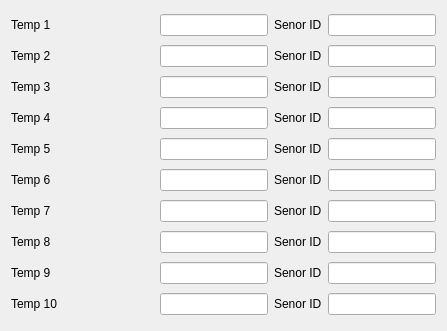
   <widget class="QWidget" name="layoutWidget">
    <property name="geometry">
     <rect>
      <x>10</x>
      <y>30</y>
      <width>447</width>
      <height>331</height>
     </rect>
    </property>
    <layout class="QVBoxLayout" name="verticalLayout">
     <item>
      <layout class="QHBoxLayout" name="horizontalLayout">
       <item>
        <widget class="QLabel" name="label">
         <property name="text">
          <string>Temp 1</string>
         </property>
        </widget>
       </item>
       <item>
        <spacer name="horizontalSpacer">
         <property name="orientation">
          <enum>Qt::Horizontal</enum>
         </property>
         <property name="sizeHint" stdset="0">
          <size>
           <width>40</width>
           <height>20</height>
          </size>
         </property>
        </spacer>
       </item>
       <item>
        <widget class="QLineEdit" name="lineEdit_T1"/>
       </item>
       <item>
        <widget class="QLabel" name="label_2">
         <property name="text">
          <string>Senor ID</string>
         </property>
        </widget>
       </item>
       <item>
        <widget class="QLineEdit" name="lineEdit_T_ID1"/>
       </item>
      </layout>
     </item>
     <item>
      <layout class="QHBoxLayout" name="horizontalLayout_2">
       <item>
        <widget class="QLabel" name="label_3">
         <property name="text">
          <string>Temp 2</string>
         </property>
        </widget>
       </item>
       <item>
        <spacer name="horizontalSpacer_2">
         <property name="orientation">
          <enum>Qt::Horizontal</enum>
         </property>
         <property name="sizeHint" stdset="0">
          <size>
           <width>40</width>
           <height>20</height>
          </size>
         </property>
        </spacer>
       </item>
       <item>
        <widget class="QLineEdit" name="lineEdit_T2"/>
       </item>
       <item>
        <widget class="QLabel" name="label_4">
         <property name="text">
          <string>Senor ID</string>
         </property>
        </widget>
       </item>
       <item>
        <widget class="QLineEdit" name="lineEdit_T_ID2"/>
       </item>
      </layout>
     </item>
     <item>
      <layout class="QHBoxLayout" name="horizontalLayout_3">
       <item>
        <widget class="QLabel" name="label_5">
         <property name="text">
          <string>Temp 3</string>
         </property>
        </widget>
       </item>
       <item>
        <spacer name="horizontalSpacer_3">
         <property name="orientation">
          <enum>Qt::Horizontal</enum>
         </property>
         <property name="sizeHint" stdset="0">
          <size>
           <width>40</width>
           <height>20</height>
          </size>
         </property>
        </spacer>
       </item>
       <item>
        <widget class="QLineEdit" name="lineEdit_T3"/>
       </item>
       <item>
        <widget class="QLabel" name="label_6">
         <property name="text">
          <string>Senor ID</string>
         </property>
        </widget>
       </item>
       <item>
        <widget class="QLineEdit" name="lineEdit_T_ID3"/>
       </item>
      </layout>
     </item>
     <item>
      <layout class="QHBoxLayout" name="horizontalLayout_4">
       <item>
        <widget class="QLabel" name="label_7">
         <property name="text">
          <string>Temp 4</string>
         </property>
        </widget>
       </item>
       <item>
        <spacer name="horizontalSpacer_4">
         <property name="orientation">
          <enum>Qt::Horizontal</enum>
         </property>
         <property name="sizeHint" stdset="0">
          <size>
           <width>40</width>
           <height>20</height>
          </size>
         </property>
        </spacer>
       </item>
       <item>
        <widget class="QLineEdit" name="lineEdit_T4"/>
       </item>
       <item>
        <widget class="QLabel" name="label_8">
         <property name="text">
          <string>Senor ID</string>
         </property>
        </widget>
       </item>
       <item>
        <widget class="QLineEdit" name="lineEdit_T_ID4"/>
       </item>
      </layout>
     </item>
     <item>
      <layout class="QHBoxLayout" name="horizontalLayout_5">
       <item>
        <widget class="QLabel" name="label_9">
         <property name="text">
          <string>Temp 5</string>
         </property>
        </widget>
       </item>
       <item>
        <spacer name="horizontalSpacer_5">
         <property name="orientation">
          <enum>Qt::Horizontal</enum>
         </property>
         <property name="sizeHint" stdset="0">
          <size>
           <width>40</width>
           <height>20</height>
          </size>
         </property>
        </spacer>
       </item>
       <item>
        <widget class="QLineEdit" name="lineEdit_T5"/>
       </item>
       <item>
        <widget class="QLabel" name="label_10">
         <property name="text">
          <string>Senor ID</string>
         </property>
        </widget>
       </item>
       <item>
        <widget class="QLineEdit" name="lineEdit_T_ID5"/>
       </item>
      </layout>
     </item>
     <item>
      <layout class="QHBoxLayout" name="horizontalLayout_9">
       <item>
        <widget class="QLabel" name="label_17">
         <property name="text">
          <string>Temp 6</string>
         </property>
        </widget>
       </item>
       <item>
        <spacer name="horizontalSpacer_6">
         <property name="orientation">
          <enum>Qt::Horizontal</enum>
         </property>
         <property name="sizeHint" stdset="0">
          <size>
           <width>40</width>
           <height>20</height>
          </size>
         </property>
        </spacer>
       </item>
       <item>
        <widget class="QLineEdit" name="lineEdit_T6"/>
       </item>
       <item>
        <widget class="QLabel" name="label_18">
         <property name="text">
          <string>Senor ID</string>
         </property>
        </widget>
       </item>
       <item>
        <widget class="QLineEdit" name="lineEdit_T_ID6"/>
       </item>
      </layout>
     </item>
     <item>
      <layout class="QHBoxLayout" name="horizontalLayout_10">
       <item>
        <widget class="QLabel" name="label_19">
         <property name="text">
          <string>Temp 7</string>
         </property>
        </widget>
       </item>
       <item>
        <spacer name="horizontalSpacer_7">
         <property name="orientation">
          <enum>Qt::Horizontal</enum>
         </property>
         <property name="sizeHint" stdset="0">
          <size>
           <width>40</width>
           <height>20</height>
          </size>
         </property>
        </spacer>
       </item>
       <item>
        <widget class="QLineEdit" name="lineEdit_T7"/>
       </item>
       <item>
        <widget class="QLabel" name="label_20">
         <property name="text">
          <string>Senor ID</string>
         </property>
        </widget>
       </item>
       <item>
        <widget class="QLineEdit" name="lineEdit_T_ID7"/>
       </item>
      </layout>
     </item>
     <item>
      <layout class="QHBoxLayout" name="horizontalLayout_8">
       <item>
        <widget class="QLabel" name="label_15">
         <property name="text">
          <string>Temp 8</string>
         </property>
        </widget>
       </item>
       <item>
        <spacer name="horizontalSpacer_8">
         <property name="orientation">
          <enum>Qt::Horizontal</enum>
         </property>
         <property name="sizeHint" stdset="0">
          <size>
           <width>40</width>
           <height>20</height>
          </size>
         </property>
        </spacer>
       </item>
       <item>
        <widget class="QLineEdit" name="lineEdit_T8"/>
       </item>
       <item>
        <widget class="QLabel" name="label_16">
         <property name="text">
          <string>Senor ID</string>
         </property>
        </widget>
       </item>
       <item>
        <widget class="QLineEdit" name="lineEdit_T_ID8"/>
       </item>
      </layout>
     </item>
     <item>
      <layout class="QHBoxLayout" name="horizontalLayout_7">
       <item>
        <widget class="QLabel" name="label_13">
         <property name="text">
          <string>Temp 9</string>
         </property>
        </widget>
       </item>
       <item>
        <spacer name="horizontalSpacer_9">
         <property name="orientation">
          <enum>Qt::Horizontal</enum>
         </property>
         <property name="sizeHint" stdset="0">
          <size>
           <width>40</width>
           <height>20</height>
          </size>
         </property>
        </spacer>
       </item>
       <item>
        <widget class="QLineEdit" name="lineEdit_T9"/>
       </item>
       <item>
        <widget class="QLabel" name="label_14">
         <property name="text">
          <string>Senor ID</string>
         </property>
        </widget>
       </item>
       <item>
        <widget class="QLineEdit" name="lineEdit_T_ID9"/>
       </item>
      </layout>
     </item>
     <item>
      <layout class="QHBoxLayout" name="horizontalLayout_6">
       <item>
        <widget class="QLabel" name="label_11">
         <property name="text">
          <string>Temp 10</string>
         </property>
        </widget>
       </item>
       <item>
        <spacer name="horizontalSpacer_10">
         <property name="orientation">
          <enum>Qt::Horizontal</enum>
         </property>
         <property name="sizeHint" stdset="0">
          <size>
           <width>40</width>
           <height>20</height>
          </size>
         </property>
        </spacer>
       </item>
       <item>
        <widget class="QLineEdit" name="lineEdit_T10"/>
       </item>
       <item>
        <widget class="QLabel" name="label_12">
         <property name="text">
          <string>Senor ID</string>
         </property>
        </widget>
       </item>
       <item>
        <widget class="QLineEdit" name="lineEdit_T_ID10"/>
       </item>
      </layout>
     </item>
    </layout>
   </widget>
